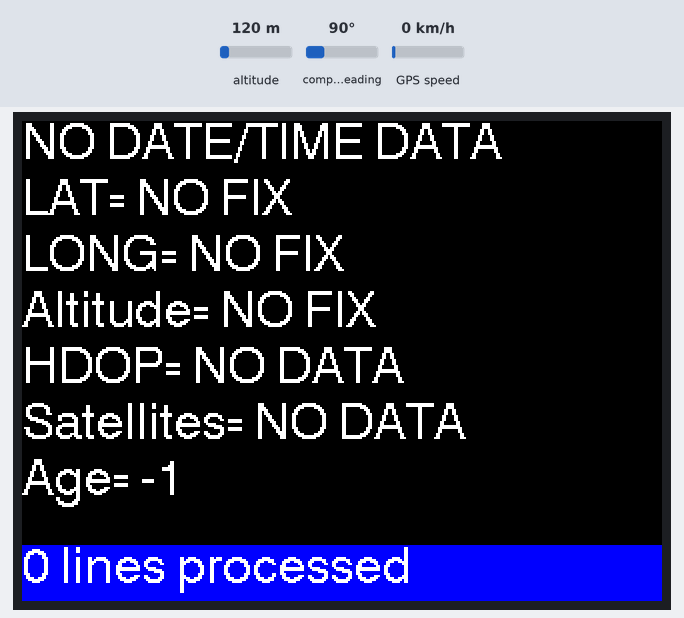
Bench run of a sketch on a simulated Arduino Zero (SAMD21). On the bench: 320×240 colour display. Inputs (shaded band) come from the test bench; at power-on: altitude 120 m, compass heading 90°, GPS speed 0 km/h. The GPS gets a fix after 3 s at 37.7749, -122.4194 with 8 satellites.

Above: at 1.4 s.
1.5 s: altitude set to 20 m
At 5.6 s:
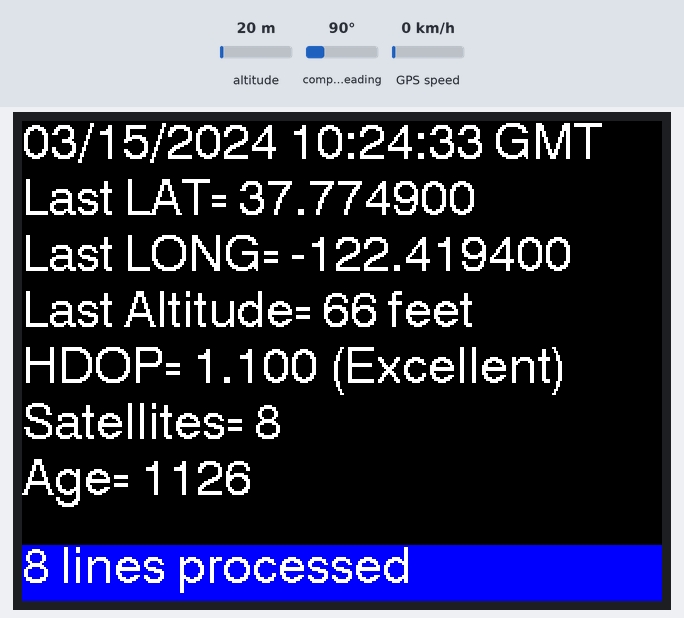
5.9 s: altitude set to 250 m
At 8.1 s:
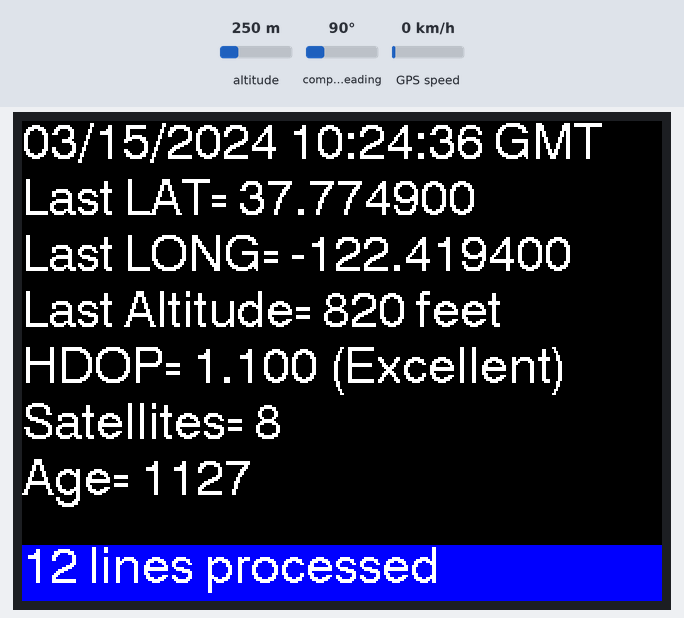
9.9 s: compass heading set to 7°
14.3 s: altitude set to 500 m
At 17.2 s:
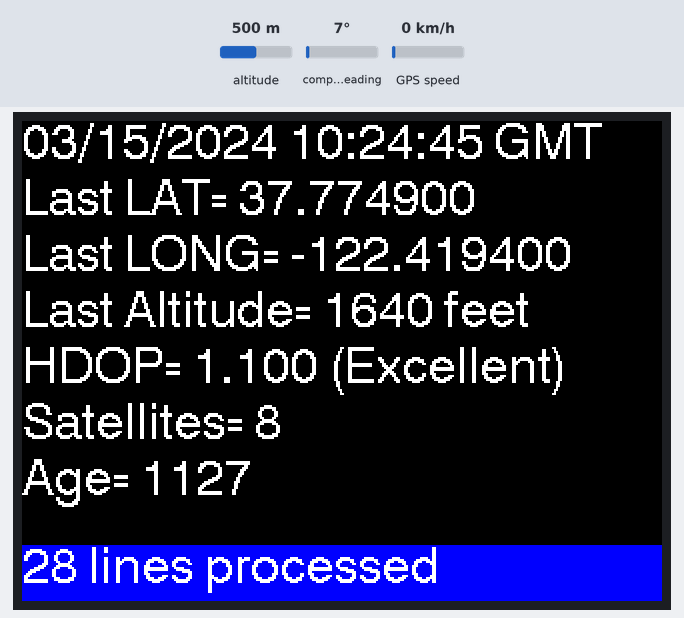
Timing chart, 0 to 18.7 s (numbered marks = the images above; inputs shaded):
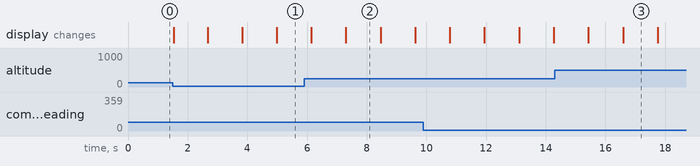

Measured:
- what the display in image 2 shows lasts 1.2 s, from 7.3 s to 8.5 s

The sketch:

GPS_Test.ino
```cpp
/*
  Reconfigures the left Grove connector as a UART named SerialGrove
  Display data from the GPS to the TFT display
  Left side Grove connector shares pins with I2C1 of 40 pin connector.
  Do not use the default wire (I2C) library as these pins are now a UART.

  Requires the Seeed_Ardunio_LCD library provided with the WioTerminal board definitions
  https://wiki.seeedstudio.com/Seeed_Arduino_Boards/

  Requires the TinyGPS++ library by Mikal Hart
  http://arduiniana.org/libraries/tinygpsplus/
*/

#include <wiring_private.h>
#include <TFT_eSPI.h>
#include <TinyGPS++.h>

#define SerialGrove_BAUD 9600
#define TFT_HEIGHT 240  // Landscape size
#define TFT_WIDTH 320
#define TFT_ROTATION 3 // Landscape USB connector at bottom
#define FONT 4 // builtin font 28 pixels high
#define TEXT_HEIGHT 28
#define FOOTER_Y (TFT_HEIGHT - TEXT_HEIGHT)// y location of the top of the footer zone

TinyGPSPlus gps;
TFT_eSPI tft = TFT_eSPI();
unsigned long charProcessed = 0;

// reassign sercom3 as a UART using the I2C pins on the left Grove connector
static Uart SerialGrove(&sercom3, PIN_WIRE_SCL, PIN_WIRE_SDA, SERCOM_RX_PAD_1, UART_TX_PAD_0);

void SERCOM3_0_Handler()
{
  SerialGrove.IrqHandler();
}

void SERCOM3_1_Handler()
{
  SerialGrove.IrqHandler();
}

void SERCOM3_2_Handler()
{
  SerialGrove.IrqHandler();
}

void SERCOM3_3_Handler()
{
  SerialGrove.IrqHandler();
}

void setup()
{
  tft.begin();
  tft.setRotation(3);
  tft.fillRect(0,0,320,240,TFT_BLACK);
  tft.setTextFont(FONT);
  printFooter("Waiting for GPS");

  // Serial.begin(115200);
  // while (!Serial) ;
  // Serial.println("Serial started");
  SerialGrove.begin(SerialGrove_BAUD);
   while (!SerialGrove);
  // Serial.println("SerialGrove Started");


  pinPeripheral(PIN_WIRE_SCL, PIO_SERCOM_ALT);
  pinPeripheral(PIN_WIRE_SDA, PIO_SERCOM_ALT);
  // Serial.println("Pin maps set");
}


void loop()
{
  if(gps.charsProcessed() <= charProcessed)
  {
    printFooter("Waiting for GPS");
  }
  else
  {
    String textToPrint;
    char valueToPrint[100];

    // Print Date and Time
    if (gps.date.isValid() && gps.time.isValid())
    {
      sprintf(valueToPrint, "%02d/%02d/%02d", gps.date.month(), gps.date.day(), gps.date.year());
      textToPrint = valueToPrint;
      sprintf(valueToPrint, "%02d:%02d:%02d", gps.time.hour(), gps.time.minute(), gps.time.second());
      textToPrint = textToPrint + " " + valueToPrint + " GMT";
      printLine(textToPrint, 0);
    }
    else
    {
      printLine("NO DATE/TIME DATA", 0);
    }

    // Print LAT
    if (gps.location.isValid())
    {
      textToPrint  = "Last LAT= ";
      sprintf(valueToPrint, "%0.6f", gps.location.lat());
      printLine(textToPrint + valueToPrint, 1);
    }
    else
    {
      printLine("LAT= NO FIX", 1);
    }


    // Print LONG
    if (gps.location.isValid())
    {
      textToPrint = "Last LONG= ";
      sprintf(valueToPrint, "%0.6f", gps.location.lng());
      printLine(textToPrint + valueToPrint, 2);
    }
    else
    {
      printLine("LONG= NO FIX", 2); ;
    }


     // Print Altitude
    if (gps.altitude.isValid())
    {
      textToPrint = "Last Altitude= ";
      sprintf(valueToPrint, "%0.0f", gps.altitude.feet());
      printLine(textToPrint + valueToPrint + " feet", 3);
    }
    else
    {
      printLine("Altitude= NO FIX", 3);

    }

    // Print HDOP
    if (gps.hdop.isValid())
    {
      textToPrint = "HDOP= ";
      double hdop = gps.hdop.hdop();
      sprintf(valueToPrint, "%0.3f", hdop);
      textToPrint = textToPrint + valueToPrint;

      if(hdop < 2)
      {
         textToPrint = textToPrint + " (Excellent)";
      }
      else if(hdop < 5)
      {
        textToPrint = textToPrint + " (Good)";
      }
      else if(hdop < 10)
      {
        textToPrint = textToPrint + " (Moderate)";
      }
      else if(hdop < 20)
      {
        textToPrint = textToPrint + " (Fair)";
      }
      else
      {
        textToPrint = textToPrint + " (Poor)";
      }

      printLine(textToPrint, 4);
    }
    else
    {
      printLine("HDOP= NO DATA", 4);
    }

    // Print Satellites
    if (gps.hdop.isValid())
    {
      textToPrint = "Satellites= ";
      sprintf(valueToPrint, "%d", gps.satellites.value());
      printLine(textToPrint + valueToPrint, 5);
    }
    else
    {
      printLine("Satellites= NO DATA", 5);
    }

    textToPrint = "Age= ";
    sprintf(valueToPrint, "%d", gps.location.age());
    printLine(textToPrint + valueToPrint, 6);


    PrintStats();
  }

smartDelay(1000);
}

static void smartDelay(unsigned long ms)
{
  unsigned long start = millis();
  do
  {
    while (SerialGrove.available())
      gps.encode(SerialGrove.read());
  } while (millis() - start < ms);
}

void printFooter(String textToPrint)
{
  tft.fillRect(0,FOOTER_Y, TFT_WIDTH, TEXT_HEIGHT, TFT_BLUE);
  tft.setCursor(0,FOOTER_Y);
  tft.setTextColor(TFT_WHITE, TFT_BLUE);
  tft.print(textToPrint);
}

void PrintStats(){
  String footerText;
  footerText = gps.passedChecksum();
  footerText = footerText + " lines processed";
  printFooter(footerText);

}

void printLine(String textToPrint, uint8_t lineNum)
{
  uint8_t locY = lineNum * TEXT_HEIGHT;
  tft.fillRect(0,locY, TFT_WIDTH, TEXT_HEIGHT, TFT_BLACK);
  tft.setCursor(0,locY);
  tft.setTextColor(TFT_WHITE, TFT_BLACK);
  tft.print(textToPrint);

}
```
